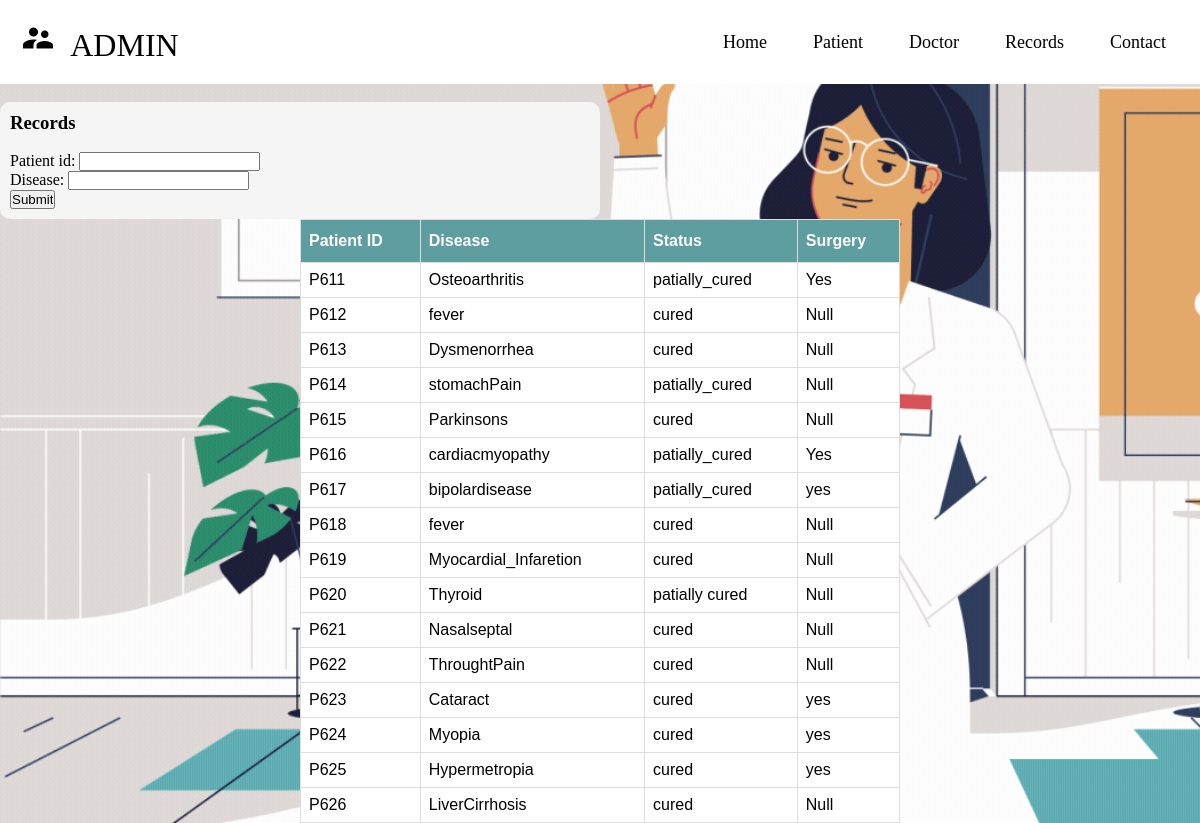
The page /PMS/admin/admin_records_deaths.php on the database its author committed.
### tables this page shows
CREATE TABLE `medical_history` (
  `P_ID` varchar(6) NOT NULL,
  `Surgery` varchar(5) DEFAULT NULL,
  `Disease` varchar(25) NOT NULL,
  `Status` varchar(15) NOT NULL
);

### PMS/admin/admin_records_deaths.php (the view, shortened to what this page needs)
<?php
  include 'admin_config.php';
?>
<!DOCTYPE html>
<html lang="en">
 <head>
   <link rel="stylesheet" href="admin.css" >
 </head>
 <body style="background-image: url('1.gif'); background-size: cover">
   <nav class="navbar">
     <div class="logo"><i class="material-icons" style="font-size:36px;">supervisor_account</i>&nbsp;  ADMIN</div>
     <ul class="nav-links">
       <div class="menu">
         <li><a href="../index.php">Home</a></li>
         <li class="services">
           <a href="admin_patient_details.php">Patient</a>
           <li class="services">
            <a href="admin_doctor_details.php">Doctor</a>
            <li class="services">
            <a href="admin_records_deaths.php">Records</a>
            <li><a href="admin_contact.php">Contact</a></li>
         </li>
     </ul>
   </nav><br>
   <div class="form-container" >
       <h3>Records</h3><br>
      <form action="admin_records_deaths.php" method="POST">
      <label for="id">Patient id: </label>
      <input type="text" id="id" name="P_ID" ><br>
      <label for="Disease">Disease: </label>
      <input type="text" id="Disease" name="Disease" ><br>
      <input  name="submit" type="submit" class="btn">
    </form>
   </div>
   <table class="table_content">
      <thead>
       <tr>
           <th>Patient ID</th>
           <th>Disease</th>
           <th>Status</th>
           <th>Surgery</th>
       </tr>
       </thead>
       <?php
  if(!isset($_POST['submit']))
  {
      $query="select P_ID,Disease,Status,Surgery from medical_history";
    $data =mysqli_query($conn, $query);
    if (mysqli_num_rows($data)>0)
    {
    while($row=mysqli_fetch_array($data))
        { ?>
          <tbody>
            <tr>
                <td><?php echo $row['P_ID']; ?></td>
                <td><?php echo $row['Disease']; ?></td>
                <td><?php echo $row['Status']; ?></td>
                <td><?php echo $row['Surgery']; ?></td>
            </tr>
          </tbody>
<?php
        }
    }
    else{
?>
    <tr>
    <td>Records Not Found!</td>
    </tr>
<?php
        }
    }
    ?>
 </body>
</html>

### PMS/admin/admin.css (style rules this page uses)
* { margin: 0; padding: 0; box-sizing: border-box; }
body { font-family: cursive; }
a { text-decoration: none; }
li { list-style: none; }
.navbar { display: flex; align-items: center; justify-content: space-between; padding: 20px; background-color: #fff; color: black; }
.nav-links a { color: black; }
.logo { font-size: 32px; }
.menu { display: flex; gap: 1em; font-size: 18px; }
.menu li { padding: 5px 14px; }
.services { position: relative; }
.form-container { background-color: whitesmoke; position: center; color:black; padding: 10px; max-width: 50%; border-radius: 10px; position: relative; overflow: hidden }

### PMS/admin/admin_records_deaths.php (style rules this page uses)
.table_content { font-family: Arial, Helvetica, sans-serif; border-collapse: collapse; width: 50%; margin:auto; }
.table_content td, .table_content th { border: 1px solid #ddd; padding: 8px; }
.table_content tr:nth-child(odd) { background-color: #fff; }
.table_content th { padding-top: 12px; padding-bottom: 12px; text-align: left; background-color: cadetblue; color: white; }

### rows shown on the page
medical_history: P_ID "P611", Disease "Osteoarthritis", Status "patially_cured", Surgery "Yes"
medical_history: P_ID "P612", Disease "fever", Status "cured", Surgery "Null"
medical_history: P_ID "P613", Disease "Dysmenorrhea", Status "cured", Surgery "Null"
medical_history: P_ID "P614", Disease "stomachPain", Status "patially_cured", Surgery "Null"
medical_history: P_ID "P615", Disease "Parkinsons", Status "cured", Surgery "Null"
medical_history: P_ID "P616", Disease "cardiacmyopathy", Status "patially_cured", Surgery "Yes"
medical_history: P_ID "P617", Disease "bipolardisease", Status "patially_cured", Surgery "yes"
medical_history: P_ID "P618", Disease "fever", Status "cured", Surgery "Null"
medical_history: P_ID "P619", Disease "Myocardial_Infaretion", Status "cured", Surgery "Null"
medical_history: P_ID "P620", Disease "Thyroid", Status "patially cured", Surgery "Null"
medical_history: P_ID "P621", Disease "Nasalseptal", Status "cured", Surgery "Null"
medical_history: P_ID "P622", Disease "ThroughtPain", Status "cured", Surgery "Null"
medical_history: P_ID "P623", Disease "Cataract", Status "cured", Surgery "yes"
medical_history: P_ID "P624", Disease "Myopia", Status "cured", Surgery "yes"
medical_history: P_ID "P625", Disease "Hypermetropia", Status "cured", Surgery "yes"
medical_history: P_ID "P626", Disease "LiverCirrhosis", Status "cured", Surgery "Null"
